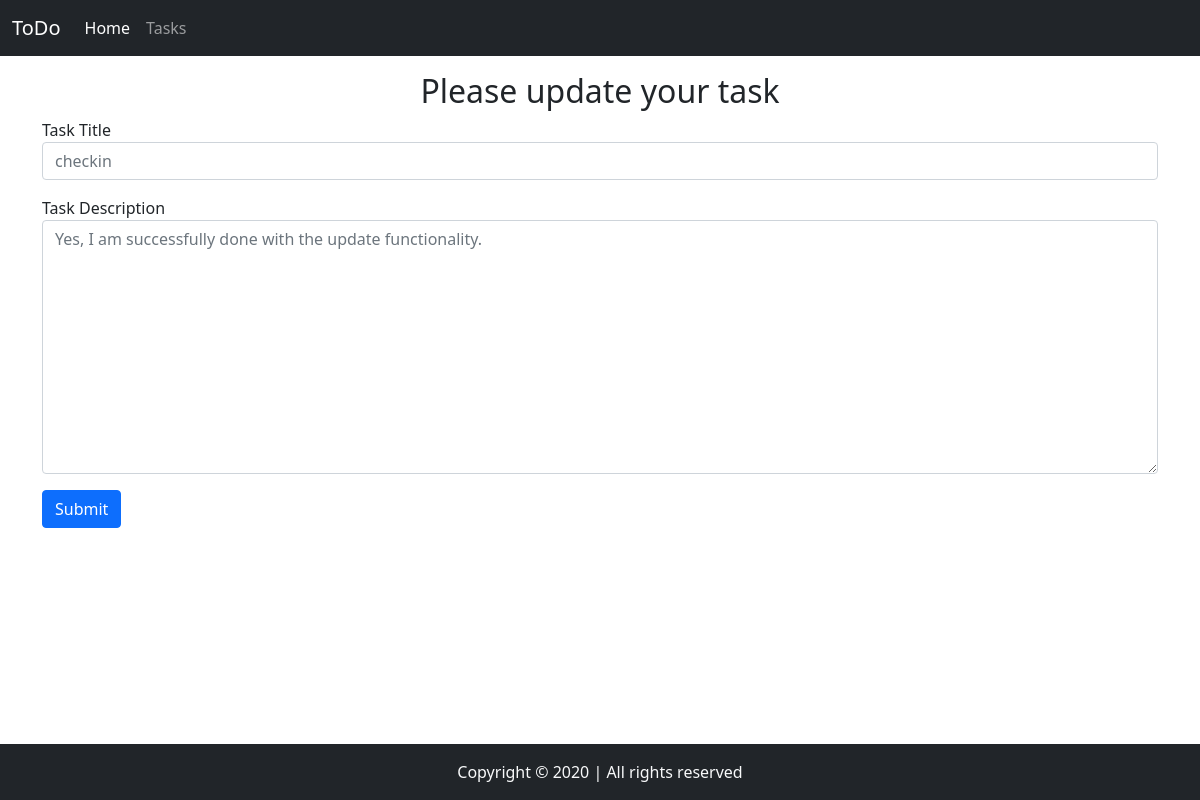
The page /Update_contact/13/ on the database its author committed.
### home/models.py (models this page shows, shortened)
class Task(models.Model):
    user = models.ForeignKey(User, on_delete=models.CASCADE,related_name="Task", null=True)
    taskTitle = models.CharField(max_length=50)
    taskDesc = models.TextField()
    time = models.DateTimeField(auto_now_add=True)

### home/views.py (the view, shortened to what this page needs)
# urls.py: path("Update_contact/<str:pk>/", views.Update_contact, name="Update_contact"),
def Update_contact(request, pk):
    curr_contact = Task.objects.get(id = pk)
    print(curr_contact.taskDesc)
    context = {"sayid": curr_contact.id, "saytitle" : curr_contact.taskTitle , "saydesc": curr_contact.taskDesc}
    return render(request, 'newupdate.html',context)

### templates/newupdate.html (shortened to what this page needs)
<!doctype html>
<html lang="en">
  <head>
    <link href="https://cdn.jsdelivr.net/npm/bootstrap@5.0.0-beta3/dist/css/bootstrap.min.css" rel="stylesheet">
  </head>
  <body>
    <nav class="navbar navbar-expand-lg navbar-dark bg-dark">
      <div class="container-fluid">
        <a class="navbar-brand" href="/">ToDo</a>
        <div class="collapse navbar-collapse" id="navbarSupportedContent">
          <ul class="navbar-nav me-auto mb-2 mb-lg-0">
            <li class="nav-item">
              <a class="nav-link active" aria-current="page" href="/">Home</a>
            </li>
            <li class="nav-item">
              <a class="nav-link" href="/task">Tasks</a>
            </li>
          </ul>
        </div>
      </div>
    </nav>
    <div class="container my-3">
      <h2 class="text-center">Please update your task</h2>
      <form action="{% url 'Update_contact' sayid  %}" method="POST">
        <div class="mb-3">
          <label for="title">Task Title</label>
          <input type="text" class="form-control" id="title" name = "title" aria-describedby="emailHelp" placeholder = "{{saytitle}}">
        </div>
        <div class="mb-3">
          <label for="desc" >Task Description</label>
          <textarea class="form-control" name = "desc" id="desc" cols="30" rows="10" placeholder = "{{saydesc}}"></textarea>
        </div>
        <button type="submit" class="btn btn-primary">Submit</button>
      </form>
    </div>
    <footer>
    <p class = "text-center bg-dark text-light fixed-bottom my-0 py-3"  >
    Copyright &copy; 2020 | All rights reserved
    </p>
    </footer>
  </body>
</html>

### rows shown on the page
Task: title "checkin", desc "Yes, I am successfully done with the update functionality."
